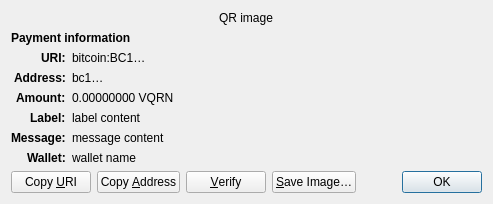
<?xml version="1.0" encoding="UTF-8"?>
<ui version="4.0">
 <class>ReceiveRequestDialog</class>
 <widget class="QDialog" name="ReceiveRequestDialog">
  <property name="geometry">
   <rect>
    <x>0</x>
    <y>0</y>
    <width>413</width>
    <height>229</height>
   </rect>
  </property>
  <property name="windowTitle">
   <string>Request payment to …</string>
  </property>
  <layout class="QGridLayout" name="gridLayout" columnstretch="0,1">
   <property name="sizeConstraint">
    <enum>QLayout::SetFixedSize</enum>
   </property>
   <item row="0" column="0" colspan="2" alignment="Qt::AlignHCenter">
    <widget class="QRImageWidget" name="qr_code">
     <property name="text">
      <string notr="true">QR image</string>
     </property>
     <property name="textInteractionFlags">
      <set>Qt::NoTextInteraction</set>
     </property>
    </widget>
   </item>
   <item row="1" column="0" colspan="2">
    <widget class="QLabel" name="payment_header">
     <property name="font">
      <font>
       <weight>75</weight>
       <bold>true</bold>
      </font>
     </property>
     <property name="text">
      <string>Payment information</string>
     </property>
     <property name="textInteractionFlags">
      <set>Qt::NoTextInteraction</set>
     </property>
    </widget>
   </item>
   <item row="2" column="0" alignment="Qt::AlignRight|Qt::AlignTop">
    <widget class="QLabel" name="uri_tag">
     <property name="font">
      <font>
       <weight>75</weight>
       <bold>true</bold>
      </font>
     </property>
     <property name="text">
      <string notr="true">URI:</string>
     </property>
     <property name="textFormat">
      <enum>Qt::PlainText</enum>
     </property>
     <property name="textInteractionFlags">
      <set>Qt::NoTextInteraction</set>
     </property>
    </widget>
   </item>
   <item row="2" column="1" alignment="Qt::AlignTop">
    <widget class="QLabel" name="uri_content">
     <property name="text">
      <string notr="true">bitcoin:BC1…</string>
     </property>
     <property name="textFormat">
      <enum>Qt::RichText</enum>
     </property>
     <property name="wordWrap">
      <bool>true</bool>
     </property>
     <property name="textInteractionFlags">
      <set>Qt::TextSelectableByMouse</set>
     </property>
    </widget>
   </item>
   <item row="3" column="0" alignment="Qt::AlignRight|Qt::AlignTop">
    <widget class="QLabel" name="address_tag">
     <property name="font">
      <font>
       <weight>75</weight>
       <bold>true</bold>
      </font>
     </property>
     <property name="text">
      <string>Address:</string>
     </property>
     <property name="textInteractionFlags">
      <set>Qt::NoTextInteraction</set>
     </property>
    </widget>
   </item>
   <item row="3" column="1" alignment="Qt::AlignTop">
    <widget class="QLabel" name="address_content">
     <property name="text">
      <string notr="true">bc1…</string>
     </property>
     <property name="textFormat">
      <enum>Qt::PlainText</enum>
     </property>
     <property name="textInteractionFlags">
      <set>Qt::TextSelectableByMouse</set>
     </property>
    </widget>
   </item>
   <item row="4" column="0" alignment="Qt::AlignRight|Qt::AlignTop">
    <widget class="QLabel" name="amount_tag">
     <property name="font">
      <font>
       <weight>75</weight>
       <bold>true</bold>
      </font>
     </property>
     <property name="text">
      <string>Amount:</string>
     </property>
     <property name="textInteractionFlags">
      <set>Qt::NoTextInteraction</set>
     </property>
    </widget>
   </item>
   <item row="4" column="1" alignment="Qt::AlignTop">
    <widget class="QLabel" name="amount_content">
     <property name="text">
      <string notr="true">0.00000000 VQRN</string>
     </property>
     <property name="textFormat">
      <enum>Qt::PlainText</enum>
     </property>
     <property name="textInteractionFlags">
      <set>Qt::TextSelectableByMouse</set>
     </property>
    </widget>
   </item>
   <item row="5" column="0" alignment="Qt::AlignRight|Qt::AlignTop">
    <widget class="QLabel" name="label_tag">
     <property name="font">
      <font>
       <weight>75</weight>
       <bold>true</bold>
      </font>
     </property>
     <property name="text">
      <string>Label:</string>
     </property>
     <property name="textInteractionFlags">
      <set>Qt::NoTextInteraction</set>
     </property>
    </widget>
   </item>
   <item row="5" column="1" alignment="Qt::AlignTop">
    <widget class="QLabel" name="label_content">
     <property name="text">
      <string notr="true">label content</string>
     </property>
     <property name="textFormat">
      <enum>Qt::PlainText</enum>
     </property>
     <property name="wordWrap">
      <bool>true</bool>
     </property>
     <property name="textInteractionFlags">
      <set>Qt::TextSelectableByMouse</set>
     </property>
    </widget>
   </item>
   <item row="6" column="0" alignment="Qt::AlignRight|Qt::AlignTop">
    <widget class="QLabel" name="message_tag">
     <property name="font">
      <font>
       <weight>75</weight>
       <bold>true</bold>
      </font>
     </property>
     <property name="text">
      <string>Message:</string>
     </property>
     <property name="textInteractionFlags">
      <set>Qt::NoTextInteraction</set>
     </property>
    </widget>
   </item>
   <item row="6" column="1" alignment="Qt::AlignTop">
    <widget class="QLabel" name="message_content">
     <property name="text">
      <string notr="true">message content</string>
     </property>
     <property name="textFormat">
      <enum>Qt::PlainText</enum>
     </property>
     <property name="wordWrap">
      <bool>true</bool>
     </property>
     <property name="textInteractionFlags">
      <set>Qt::TextSelectableByMouse</set>
     </property>
    </widget>
   </item>
   <item row="7" column="0" alignment="Qt::AlignRight|Qt::AlignTop">
    <widget class="QLabel" name="wallet_tag">
     <property name="font">
      <font>
       <weight>75</weight>
       <bold>true</bold>
      </font>
     </property>
     <property name="text">
      <string>Wallet:</string>
     </property>
     <property name="textInteractionFlags">
      <set>Qt::NoTextInteraction</set>
     </property>
    </widget>
   </item>
   <item row="7" column="1" alignment="Qt::AlignTop">
    <widget class="QLabel" name="wallet_content">
     <property name="text">
      <string notr="true">wallet name</string>
     </property>
     <property name="textFormat">
      <enum>Qt::PlainText</enum>
     </property>
     <property name="wordWrap">
      <bool>true</bool>
     </property>
     <property name="textInteractionFlags">
      <set>Qt::TextSelectableByMouse</set>
     </property>
    </widget>
   </item>
   <item row="8" column="0" colspan="2">
    <layout class="QHBoxLayout" name="horizontalLayout">
     <item>
      <widget class="QPushButton" name="btnCopyURI">
       <property name="text">
        <string>Copy &amp;URI</string>
       </property>
       <property name="autoDefault">
        <bool>false</bool>
       </property>
      </widget>
     </item>
     <item>
      <widget class="QPushButton" name="btnCopyAddress">
       <property name="text">
        <string>Copy &amp;Address</string>
       </property>
       <property name="autoDefault">
        <bool>false</bool>
       </property>
      </widget>
     </item>
     <item>
      <widget class="QPushButton" name="btnVerify">
       <property name="text">
        <string>&amp;Verify</string>
       </property>
       <property name="toolTip">
        <string>Verify this address on e.g. a hardware wallet screen</string>
       </property>
       <property name="autoDefault">
        <bool>false</bool>
       </property>
      </widget>
     </item>
     <item>
      <widget class="QPushButton" name="btnSaveAs">
       <property name="text">
        <string>&amp;Save Image…</string>
       </property>
       <property name="autoDefault">
        <bool>false</bool>
       </property>
      </widget>
     </item>
     <item>
      <spacer name="horizontalSpacer_2">
       <property name="orientation">
        <enum>Qt::Horizontal</enum>
       </property>
       <property name="sizeHint" stdset="0">
        <size>
         <width>40</width>
         <height>20</height>
        </size>
       </property>
      </spacer>
     </item>
     <item>
      <widget class="QDialogButtonBox" name="buttonBox">
       <property name="focusPolicy">
        <enum>Qt::StrongFocus</enum>
       </property>
       <property name="standardButtons">
        <set>QDialogButtonBox::Ok</set>
       </property>
      </widget>
     </item>
    </layout>
   </item>
  </layout>
 </widget>
 <customwidgets>
  <customwidget>
   <class>QRImageWidget</class>
   <extends>QLabel</extends>
   <header>qt/qrimagewidget.h</header>
  </customwidget>
 </customwidgets>
 <tabstops>
  <tabstop>buttonBox</tabstop>
  <tabstop>btnCopyURI</tabstop>
  <tabstop>btnCopyAddress</tabstop>
  <tabstop>btnSaveAs</tabstop>
 </tabstops>
 <resources/>
 <connections>
  <connection>
   <sender>buttonBox</sender>
   <signal>accepted()</signal>
   <receiver>ReceiveRequestDialog</receiver>
   <slot>accept()</slot>
   <hints>
    <hint type="sourcelabel">
     <x>135</x>
     <y>230</y>
    </hint>
    <hint type="destinationlabel">
     <x>135</x>
     <y>126</y>
    </hint>
   </hints>
  </connection>
 </connections>
</ui>
